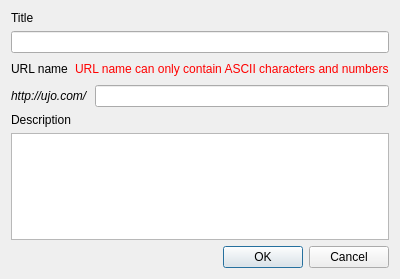
<?xml version="1.0" encoding="UTF-8"?>
<ui version="4.0">
 <class>CreateUjoRepoDialog</class>
 <widget class="QDialog" name="CreateUjoRepoDialog">
  <property name="geometry">
   <rect>
    <x>0</x>
    <y>0</y>
    <width>400</width>
    <height>279</height>
   </rect>
  </property>
  <property name="windowTitle">
   <string>Create Ujo Repository</string>
  </property>
  <layout class="QVBoxLayout" name="verticalLayout">
   <item>
    <widget class="QLabel" name="label">
     <property name="text">
      <string>Title</string>
     </property>
    </widget>
   </item>
   <item>
    <widget class="QLineEdit" name="titleBox"/>
   </item>
   <item>
    <layout class="QHBoxLayout" name="horizontalLayout">
     <item>
      <widget class="QLabel" name="label_3">
       <property name="text">
        <string>URL name</string>
       </property>
      </widget>
     </item>
     <item>
      <spacer name="horizontalSpacer">
       <property name="orientation">
        <enum>Qt::Horizontal</enum>
       </property>
       <property name="sizeHint" stdset="0">
        <size>
         <width>40</width>
         <height>20</height>
        </size>
       </property>
      </spacer>
     </item>
     <item>
      <widget class="QLabel" name="nameWarningLabel">
       <property name="styleSheet">
        <string notr="true">color: rgb(255, 0, 0);</string>
       </property>
       <property name="text">
        <string>URL name can only contain ASCII characters and numbers</string>
       </property>
      </widget>
     </item>
    </layout>
   </item>
   <item>
    <layout class="QHBoxLayout" name="horizontalLayout_3">
     <item>
      <widget class="QLabel" name="labelUrl">
       <property name="font">
        <font>
         <italic>true</italic>
        </font>
       </property>
       <property name="text">
        <string>http://ujo.com/</string>
       </property>
      </widget>
     </item>
     <item>
      <widget class="QLineEdit" name="nameBox"/>
     </item>
    </layout>
   </item>
   <item>
    <widget class="QLabel" name="label_2">
     <property name="text">
      <string>Description</string>
     </property>
    </widget>
   </item>
   <item>
    <widget class="QTextEdit" name="descriptionBox"/>
   </item>
   <item>
    <widget class="QDialogButtonBox" name="buttonBox">
     <property name="orientation">
      <enum>Qt::Horizontal</enum>
     </property>
     <property name="standardButtons">
      <set>QDialogButtonBox::Cancel|QDialogButtonBox::Ok</set>
     </property>
    </widget>
   </item>
  </layout>
 </widget>
 <resources/>
 <connections/>
</ui>
